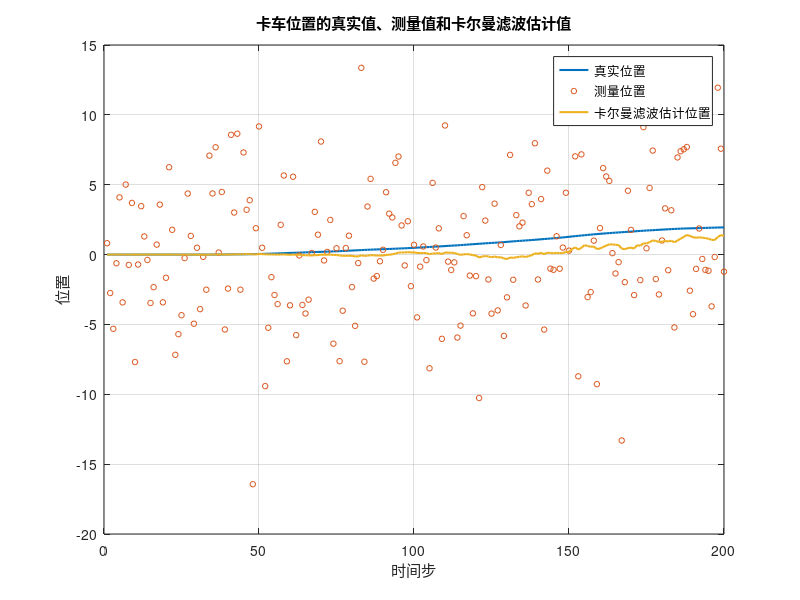

Recreate this plot in MATLAB.
% 定义参数
dt = 0.1; % 时间步长
N = 200; % 时间步数
sigma_a = 0.1; % 加速度标准差
sigma_z = 5; % 测量噪声标准差

% 定义状态转移矩阵
F = [1, dt; 0, 1];

% 定义过程噪声协方差矩阵
G = [0.5*dt^2; dt];
Q = G * G' * sigma_a^2;

% 定义测量矩阵
H = [1, 0];

% 定义测量噪声协方差矩阵
R = sigma_z^2;

% 初始状态
x0 = [0; 0];

% 生成真实状态和测量值
rng(0); % 设置随机数生成器的种子
a = randn(1, N) * sigma_a; % 生成加速度噪声
x_true = zeros(2, N);
x_true(:, 1) = x0;
for k = 2:N
    x_true(:, k) = F * x_true(:, k-1) + G * a(k-1);
end
z = H * x_true + randn(1, N) * sigma_z; % 生成测量值

% 执行卡尔曼滤波
x_est = zeros(2, N);
x_est(:, 1) = x0;
P = zeros(2, 2, N);
P(:, :, 1) = [0, 0; 0, 0]; % 初始协方差矩阵
for k = 2:N
    % 预测
    x_pred = F * x_est(:, k-1);
    P_pred = F * P(:, :, k-1) * F' + Q;
    
    % 更新
    y = z(:, k) - H * x_pred;
    S = H * P_pred * H' + R;
    K = P_pred * H' / S;
    x_est(:, k) = x_pred + K * y;
    P(:, :, k) = P_pred - K * S * K';
end

% 绘制图像
figure;
plot(x_true(1, :), 'LineWidth', 1.5); hold on;
plot(z(1, :), 'o', 'MarkerSize', 4);
plot(x_est(1, :), 'LineWidth', 1.5);
xlabel('时间步');
ylabel('位置');
title('卡车位置的真实值、测量值和卡尔曼滤波估计值');
legend('真实位置', '测量位置', '卡尔曼滤波估计位置');
grid on;
